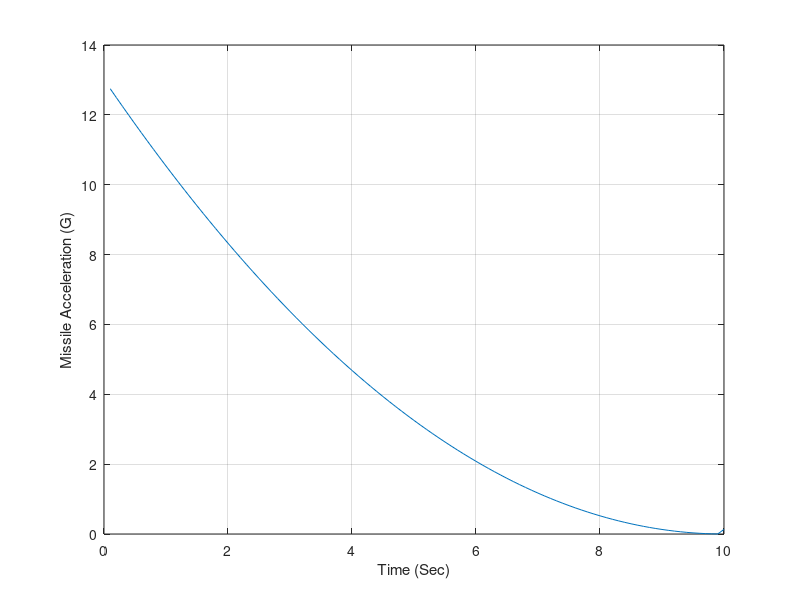

The MATLAB script that drew this image:
clear
VC=4000.;
XNT=0.;
Y=0.;
VM=3000.;
HEDEG=-20.;
TF=10.;
XNP=4.;
YD=-VM*HEDEG/57.3;
T=0.;
H=.01;
S=0.;
n=0.;
while T<=(TF-1e-5)
   YOLD=Y;
   YDOLD=YD;   
   STEP=1;
   FLAG=0;
   while STEP<=1
      if FLAG==1
         STEP=2;
         Y=Y+H*YD;
         YD=YD+H*YDD;
         T=T+H;
      end
      TGO=TF-T+.00001;
      XLAMD=(Y+YD*TGO)/(VC*TGO*TGO);
      XNC=XNP*VC*XLAMD;
      YDD=XNT-XNC;
      FLAG=1;
   end
   FLAG=0;
   Y=.5*(YOLD+Y+H*YD);
   YD=.5*(YDOLD+YD+H*YDD);
   S=S+H;
   if S>=.0999
      S=0.;
      n=n+1;
      ArrayT(n)=T;
      ArrayY(n)=Y;
      ArrayYD(n)=YD;
      ArrayXNCG(n)=XNC/32.2;
   end
end
figure
plot(ArrayT,ArrayXNCG),grid
xlabel('Time (Sec)')
ylabel('Missile Acceleration (G)')
clc
output=[ArrayT',ArrayY',ArrayYD',ArrayXNCG'];
save datfil.txt output  -ascii
disp 'simulation finished'
